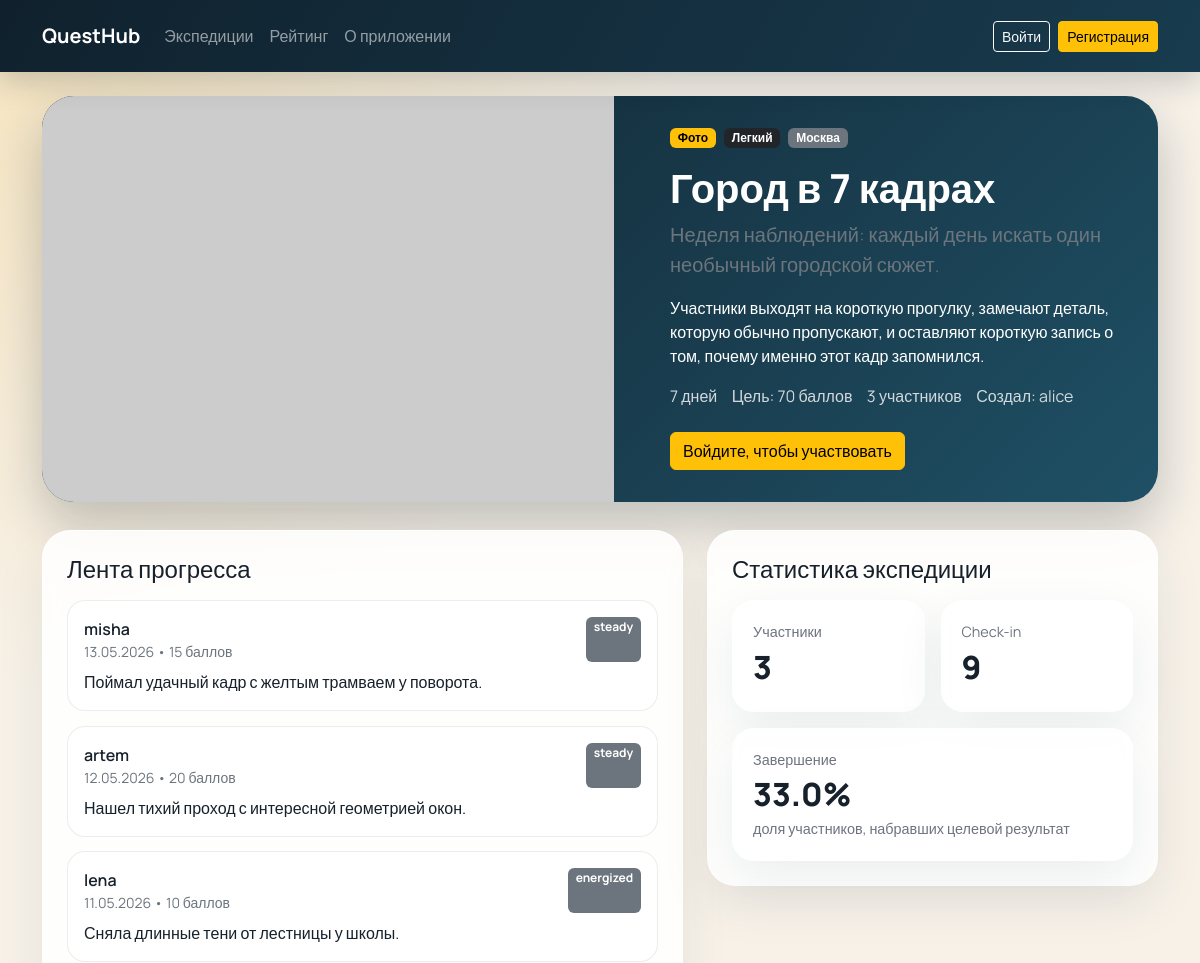
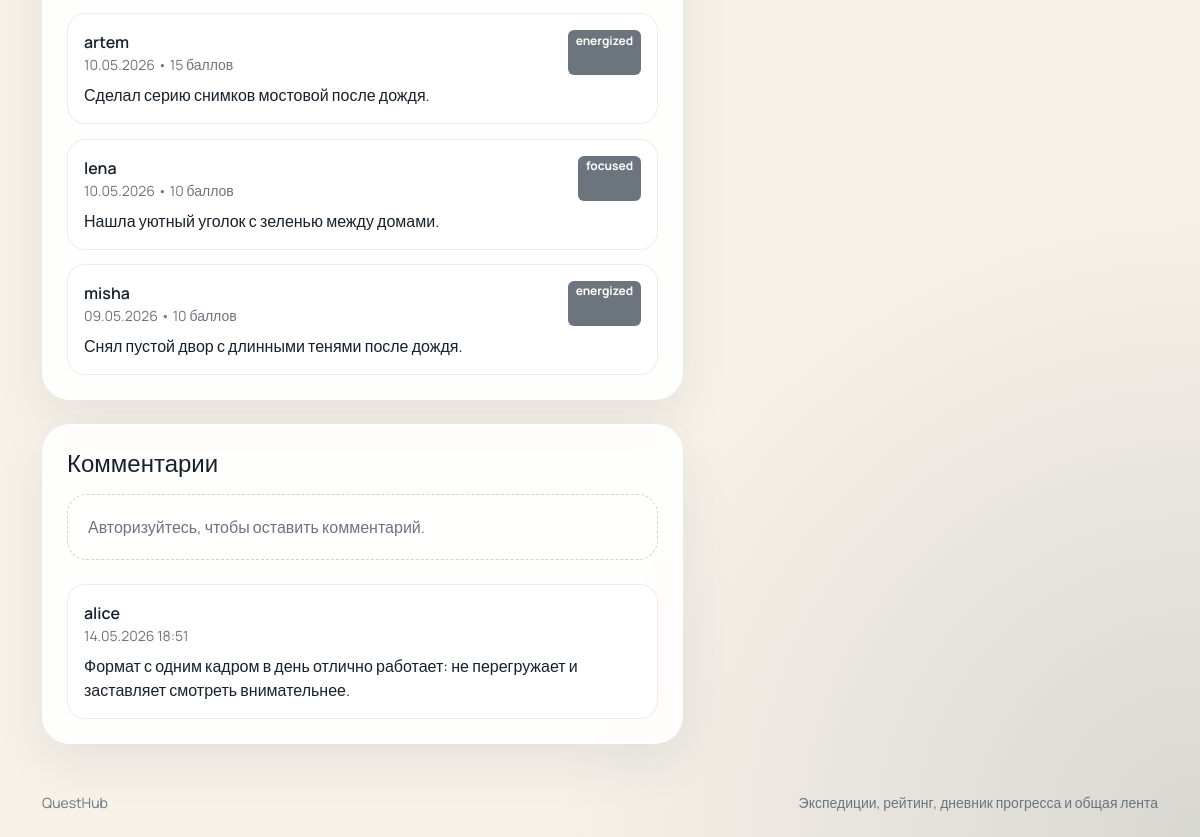
The app's page /expeditions/1 with its own data (2 pictures, top to bottom).
### tables this page shows
CREATE TABLE expeditions (
    id INTEGER PRIMARY KEY AUTOINCREMENT,
    title TEXT NOT NULL,
    summary TEXT NOT NULL,
    description TEXT NOT NULL,
    category TEXT NOT NULL,
    difficulty TEXT NOT NULL,
    city TEXT NOT NULL,
    duration_days INTEGER NOT NULL DEFAULT 7,
    target_points INTEGER NOT NULL DEFAULT 50,
    is_public INTEGER NOT NULL DEFAULT 1,
    cover_filename TEXT,
    created_at TEXT NOT NULL,
    updated_at TEXT NOT NULL,
    creator_id INTEGER NOT NULL,
    FOREIGN KEY (creator_id) REFERENCES users (id) ON DELETE CASCADE
);

CREATE TABLE users (
    id INTEGER PRIMARY KEY AUTOINCREMENT,
    username TEXT NOT NULL UNIQUE,
    email TEXT NOT NULL UNIQUE,
    password_hash TEXT NOT NULL,
    city TEXT NOT NULL DEFAULT 'Не указан',
    bio TEXT NOT NULL DEFAULT '',
    avatar_filename TEXT,
    created_at TEXT NOT NULL,
    last_seen TEXT NOT NULL
);

CREATE TABLE checkins (
    id INTEGER PRIMARY KEY AUTOINCREMENT,
    note TEXT NOT NULL,
    mood TEXT NOT NULL DEFAULT 'energized',
    proof_filename TEXT,
    points_earned INTEGER NOT NULL DEFAULT 10,
    created_at TEXT NOT NULL,
    checkin_day TEXT NOT NULL,
    user_id INTEGER NOT NULL,
    expedition_id INTEGER NOT NULL,
    participation_id INTEGER NOT NULL,
    UNIQUE(participation_id, checkin_day),
    FOREIGN KEY (user_id) REFERENCES users (id) ON DELETE CASCADE,
    FOREIGN KEY (expedition_id) REFERENCES expeditions (id) ON DELETE CASCADE,
    FOREIGN KEY (participation_id) REFERENCES participations (id) ON DELETE CASCADE
);

CREATE TABLE comments (
    id INTEGER PRIMARY KEY AUTOINCREMENT,
    text TEXT NOT NULL,
    created_at TEXT NOT NULL,
    user_id INTEGER NOT NULL,
    expedition_id INTEGER NOT NULL,
    FOREIGN KEY (user_id) REFERENCES users (id) ON DELETE CASCADE,
    FOREIGN KEY (expedition_id) REFERENCES expeditions (id) ON DELETE CASCADE
);

### app/blueprints/challenges/routes.py (the view)
@challenges_bp.route("/<int:expedition_id>", methods=["GET", "POST"])
def expedition_detail(expedition_id: int):
    expedition = get_expedition_by_id(expedition_id)
    if expedition is None:
        abort(404)
    comment_form = CommentForm()
    participation = None
    checkin_form = None
    if current_user.is_authenticated:
        participation = find_participation(current_user.id, expedition.id)
        if participation:
            checkin_form = CheckInForm()
    if current_user.is_authenticated and comment_form.validate_on_submit():
        add_comment(current_user.id, expedition.id, comment_form.text.data.strip())
        flash("Комментарий добавлен.", "success")
        return redirect(url_for("challenges.expedition_detail", expedition_id=expedition.id))
    return render_template(
        "challenges/detail.html",
        expedition=expedition,
        comment_form=comment_form,
        checkin_form=checkin_form,
        participation=participation,
        recent_checkins=list_recent_checkins(expedition.id, 6),
        comments=list_comments(expedition.id),
    )

### app/__init__.py (called while the page is built)
def register_template_helpers(app: Flask) -> None:
    @app.context_processor
    def inject_globals() -> dict[str, object]:
        return {
            "difficulty_labels": {
                "easy": "Легкий",
                "medium": "Средний",
                "hard": "Сложный",
            },
            "category_labels": {
                "photo": "Фото",
                "study": "Учеба",
                "fitness": "Активность",
                "eco": "Экология",
                "creative": "Творчество",
                "city": "Город",
            },
        }

### app/blueprints/auth/routes.py (called while the page is built)
@auth_bp.before_app_request
def touch_last_seen() -> None:
    if current_user.is_authenticated:
        update_user_last_seen(current_user.id)

### app/database.py (called while the page is built)
def get_db() -> sqlite3.Connection:
    if "db_conn" not in g:
        database_path = Path(current_app.config["DATABASE_PATH"])
        database_path.parent.mkdir(parents=True, exist_ok=True)
        conn = sqlite3.connect(database_path)
        conn.row_factory = sqlite3.Row
        conn.execute("PRAGMA foreign_keys = ON")
        g.db_conn = conn
    return g.db_conn

### app/models/challenge.py (called while the page is built)
    @property
    def cover_url(self) -> str:
        if self.cover_filename:
            return f"uploads/covers/{self.cover_filename}"
        return "https://placehold.co/1200x600?text=QuestHub"

    @property
    def proof_url(self) -> str | None:
        if self.proof_filename:
            return f"uploads/proofs/{self.proof_filename}"
        return None

### app/repository.py (called while the page is built)
def parse_datetime(value: str | None) -> datetime:
    if not value:
        return datetime.now()
    return datetime.fromisoformat(value)

def parse_date(value: str | None) -> date | None:
    if not value:
        return None
    return date.fromisoformat(value)

def comment_from_row(row: Row) -> Comment:
    author = User(
        id=row["user_id"],
        username=row["username"],
        email=row["email"],
        password_hash=row["password_hash"],
        city=row["city"],
        bio=row["bio"],
        avatar_filename=row["avatar_filename"],
        created_at=parse_datetime(row["user_created_at"]),
        last_seen=parse_datetime(row["last_seen"]),
    )
    return Comment(
        id=row["id"],
        text=row["text"],
        created_at=parse_datetime(row["created_at"]),
        user_id=row["user_id"],
        expedition_id=row["expedition_id"],
        author=author,
    )

### app/templates/challenges/detail.html (shortened to what this page needs)
{% extends "base.html" %}
{% block content %}
<section class="container">
    <div class="hero-detail">
        <img
            class="hero-detail__image"
            src="{{ expedition.cover_url if '://' in expedition.cover_url else url_for('static', filename=expedition.cover_url) }}"
            alt="{{ expedition.title }}"
        >
        <div class="hero-detail__content">
            <div class="d-flex flex-wrap gap-2 mb-3">
                <span class="badge text-bg-warning">{{ category_labels[expedition.category] }}</span>
                <span class="badge text-bg-dark">{{ difficulty_labels[expedition.difficulty] }}</span>
                <span class="badge text-bg-secondary">{{ expedition.city }}</span>
            </div>
            <h1 class="display-6 fw-bold">{{ expedition.title }}</h1>
            <p class="lead text-secondary">{{ expedition.summary }}</p>
            <p>{{ expedition.description }}</p>
            <div class="detail-meta">
                <span>{{ expedition.duration_days }} дней</span>
                <span>Цель: {{ expedition.target_points }} баллов</span>
                <span>{{ expedition.participants_count }} участников</span>
                <span>Создал: {{ expedition.creator.username }}</span>
            </div>
            <div class="d-flex flex-wrap gap-2 mt-4">
                {% if current_user.is_authenticated %}
                    {% if expedition.creator_id == current_user.id %}
                        <a class="btn btn-warning" href="{{ url_for('challenges.edit_expedition', expedition_id=expedition.id) }}">Редактировать</a>
                    {% endif %}
                    {% if participation %}
                        <form method="post" action="{{ url_for('challenges.leave_expedition', expedition_id=expedition.id) }}">
                            <button class="btn btn-outline-light" type="submit">Покинуть</button>
                        </form>
                    {% elif expedition.creator_id != current_user.id %}
                        <form method="post" action="{{ url_for('challenges.join_expedition', expedition_id=expedition.id) }}">
                            <button class="btn btn-warning" type="submit">Присоединиться</button>
                        </form>
                    {% endif %}
                {% else %}
                    <a class="btn btn-warning" href="{{ url_for('auth.login') }}">Войдите, чтобы участвовать</a>
                {% endif %}
            </div>
        </div>
    </div>
    <div class="row g-4 mt-1">
        <div class="col-lg-7">
            <div class="glass-panel">
                <h2 class="h4 mb-3">Лента прогресса</h2>
                {% for item in recent_checkins %}
                    <div class="checkin-card">
                        <div class="d-flex justify-content-between flex-wrap gap-2">
                            <div>
                                <div class="fw-semibold">{{ item.user.username }}</div>
                                <div class="small text-secondary">{{ item.checkin_day.strftime('%d.%m.%Y') }} • {{ item.points_earned }} баллов</div>
                            </div>
                            <span class="badge text-bg-secondary">{{ item.mood }}</span>
                        </div>
                        <p class="mt-2 mb-0">{{ item.note }}</p>
                    </div>
                {% else %}
                    <div class="empty-state">Пока нет ни одной отметки прогресса.</div>
                {% endfor %}
            </div>
            <div class="glass-panel mt-4">
                <h2 class="h4 mb-3">Комментарии</h2>
                {% if current_user.is_authenticated %}
                    <form method="post">
                        {{ comment_form.hidden_tag() }}
                        <div class="mb-3">
                            {{ comment_form.text(class="form-control", rows="3", placeholder="Поделитесь идеей, советом или впечатлением") }}
                        </div>
                        {{ comment_form.submit(class="btn btn-dark") }}
                    </form>
                {% else %}
                    <div class="empty-state">Авторизуйтесь, чтобы оставить комментарий.</div>
                {% endif %}
                <div class="mt-4">
                    {% for comment in comments %}
                        <div class="comment-row">
                            <div class="fw-semibold">{{ comment.author.username }}</div>
                            <div class="small text-secondary mb-2">{{ comment.created_at.strftime('%d.%m.%Y %H:%M') }}</div>
                            <p class="mb-0">{{ comment.text }}</p>
                        </div>
                    {% else %}
                        <div class="empty-state">Комментариев пока нет.</div>
                    {% endfor %}
                </div>
            </div>
        </div>
        <div class="col-lg-5">
            <div class="glass-panel">
                <h2 class="h4 mb-3">Статистика экспедиции</h2>
                <div class="row g-3">
                    <div class="col-6">
                        <div class="metric-card">
                            <div class="metric-card__label">Участники</div>
                            <div class="metric-card__value">{{ expedition.participants_count }}</div>
                        </div>
                    </div>
                    <div class="col-6">
                        <div class="metric-card">
                            <div class="metric-card__label">Check-in</div>
                            <div class="metric-card__value">{{ expedition.checkins_count }}</div>
                        </div>
                    </div>
                    <div class="col-12">
                        <div class="metric-card">
                            <div class="metric-card__label">Завершение</div>
                            <div class="metric-card__value">{{ expedition.completion_rate }}%</div>
                            <div class="metric-card__hint">доля участников, набравших целевой результат</div>
                        </div>
                    </div>
                </div>
            </div>
        </div>
    </div>
</section>
{% endblock %}

### app/static/css/styles.css (style rules this page uses)
:root { --bg: #f7f1e8; --ink: #17212b; --muted: #6d7480; --accent: #efb42c; --accent-dark: #d48c08; --panel: rgba(255, 255, 255, 0.88); --navy: #183b4e; --line: rgba(23, 33, 43, 0.08); }
body { background: radial-gradient(circle at top left, rgba(239, 180, 44, 0.22), transparent 32%), radial-gradient(circle at bottom right, rgba(24, 59, 78, 0.14), transparent 30%), var(--bg); color: var(--ink); font-family: "Manrope", sans-serif; min-height: 100vh; }
.hero-panel, .glass-panel, .info-card, .auth-card, .metric-card, .mini-card, .error-shell { background: var(--panel); border: 1px solid rgba(255, 255, 255, 0.65); box-shadow: 0 18px 50px rgba(24, 59, 78, 0.08); backdrop-filter: blur(8px); }
.hero-panel, .glass-panel, .info-card, .auth-card, .error-shell { border-radius: 28px; padding: 1.5rem; }
.empty-state { padding: 1.25rem; border: 1px dashed rgba(23, 33, 43, 0.2); border-radius: 20px; color: var(--muted); background: rgba(255, 255, 255, 0.5); }
.metric-card { border-radius: 22px; padding: 1.25rem; height: 100%; }
.metric-card__label { color: var(--muted); font-size: 0.9rem; }
.metric-card__value { font-size: 2rem; font-weight: 800; }
.metric-card__hint { color: var(--muted); font-size: 0.9rem; }
.badge-row, .leader-row, .comment-row, .checkin-card { border-radius: 18px; padding: 1rem; background: rgba(255, 255, 255, 0.72); border: 1px solid var(--line); }
.badge-row + .badge-row, .leader-row + .leader-row, .comment-row + .comment-row, .checkin-card + .checkin-card { margin-top: 0.9rem; }
.hero-detail { display: grid; grid-template-columns: 1.1fr 1fr; gap: 1.5rem; background: linear-gradient(135deg, #10212d, #1f5065); color: #fff; border-radius: 32px; overflow: hidden; box-shadow: 0 22px 50px rgba(16, 33, 45, 0.24); }
.hero-detail__image { width: 100%; height: 100%; min-height: 320px; object-fit: cover; }
.hero-detail__content { padding: 2rem; }
.detail-meta { display: flex; flex-wrap: wrap; gap: 0.9rem; color: rgba(255, 255, 255, 0.8); }

### records on screen
expeditions: category "Фото", difficulty "Легкий", city "Москва", title "Город в 7 кадрах", summary "Неделя наблюдений: каждый день искать один необычный городской сюжет.", description "Участники выходят на короткую прогулку, замечают деталь, которую обычно пропускают, и оставляют короткую запись о том, почему именно этот кадр запомнился.", duration_days "7", target_points "70"
users: creator.username "alice"
checkins: user.username "misha", checkin_day "13.05.2026", points_earned "15", mood "steady", note "Поймал удачный кадр с желтым трамваем у поворота."
checkins: user.username "artem", checkin_day "12.05.2026", points_earned "20", mood "steady", note "Нашел тихий проход с интересной геометрией окон."
checkins: user.username "lena", checkin_day "11.05.2026", points_earned "10", mood "energized", note "Сняла длинные тени от лестницы у школы."
checkins: user.username "artem", checkin_day "10.05.2026", points_earned "15", mood "energized", note "Сделал серию снимков мостовой после дождя."
checkins: user.username "lena", checkin_day "10.05.2026", points_earned "10", mood "focused", note "Нашла уютный уголок с зеленью между домами."
checkins: user.username "misha", checkin_day "09.05.2026", points_earned "10", mood "energized", note "Снял пустой двор с длинными тенями после дождя."
comments: author.username "alice", created_at "14.05.2026 18:51", text "Формат с одним кадром в день отлично работает: не перегружает и заставляет смотреть внимательнее."

### other values on screen
{{ expedition.participants_count }} "3"
{{ expedition.checkins_count }} "9"
{{ expedition.completion_rate }} "33.0"
